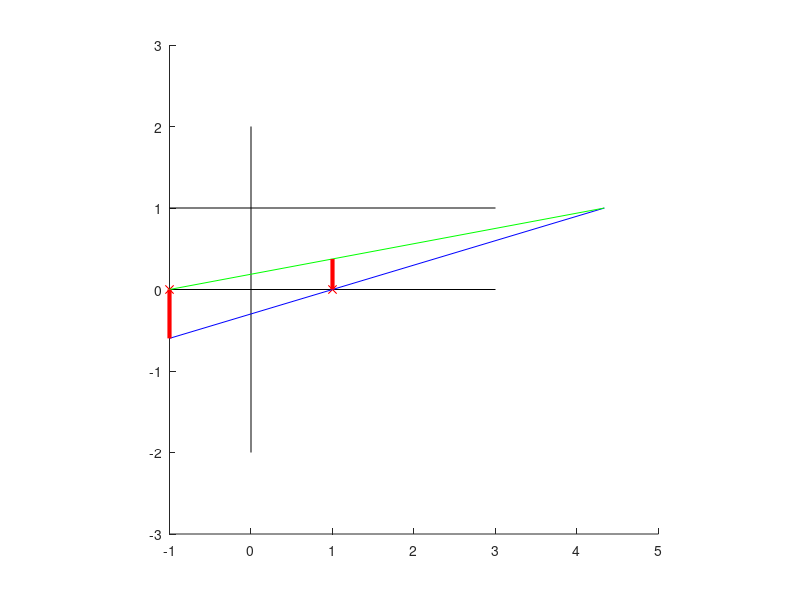

Recreate this plot in MATLAB.
function q7
%	close all;
	figure; hold on;
	axis ([-1, 5, -3, 3], "square", "on");
	plot ([-1, 3], [0, 0], 'k');
	plot ([-1, 3], [1, 1], 'k');
	plot ([0, 0], [-2, 2], 'k');
	err1 = plot1();
	err2 = plot2();
	
	printf ('Target eror is %.3f\n', (0.5^2 + 0.5^2));
	printf ('Error is %.3f (%.3f + %.3f)\n', err1+err2, err1, err2);
end;

function analytic
	w = [1; -1; 3.3357];	% x = 4.3357
%	c1 = calc2(w, -1)^2;
	c1 = (-(w(1) + w(2)*(-1)) / w(3))^2;

	w = [1; 1; -5.3357];	% x = 4.3357
%	c2 = calc2(w, 1)^2;
	c2 = (-(w(1) + w(2)*(1)) / w(3))^2;
	
	c1 + c2 == 0.5;
end;

function [err] = plot1
%	w = [1; -1; 2];		% x = 3
%	w = [1; -1; 3];		% x = 4
%	w = [1; -1; 3.5];	% x = 4.5
	w = [1; -1; 3.3357];	% x = 4.3357
%	w = [1; -1; 4];		% x = 5
	
	x1 = [-1; calc2(w, -1)];
	x2 = [calc1(w, 1); 1];
	plot ([1], [0], 'rx');	
	plot ([x1(1), x2(1)], [x1(2), x2(2)], 'b');
	t1 = [-1; 0];
	t2 = [-1; calc2(w, -1)];
	line ([t1(1), t2(1)], [t1(2), t2(2)], 'Color', 'r', "LineWidth", 3);	
	err = (t2(2) - t1(2))^2;
end;

function [err] = plot2
%	w = [1; 1; -4];	% x = 3
%	w = [1; 1; -5];	% x = 4
%	w = [1; 1; -5.5];	% x = 4.5
	w = [1; 1; -5.3357];	% x = 4.3357
%	w = [1; 1; -6];	% x = 5
	
	x1 = [-1; calc2(w, -1)];
	x2 = [calc1(w, 1); 1];
	plot ([-1], [0], 'rx');
	plot ([x1(1), x2(1)], [x1(2), x2(2)], 'g');
	t1 = [1; 0];
	t2 = [1; calc2(w, 1)];
	line ([t1(1), t2(1)], [t1(2), t2(2)], 'Color', 'r', "LineWidth", 3);
	err = (t2(2) - t1(2))^2;
end;

function [x1] = calc1 (w, x2)
	x1 = -(w(1) + w(3)*x2) / w(2)
end;

function [x2] = calc2 (w, x1)
	x2 = -(w(1) + w(2)*x1) / w(3)
end;

